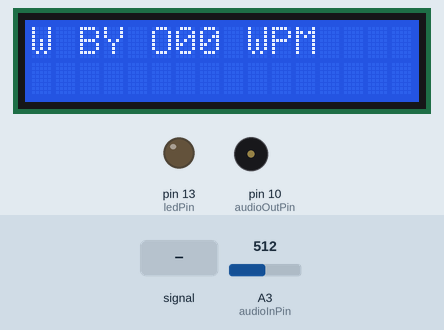
The sketch below on a simulated Arduino Uno, built with avr-gcc and run on an emulated ATmega328P. Parts: 16×2 character LCD, output pins drawn as LEDs (lit = HIGH), buzzer (waves = sounding). Inputs (shaded band) come from the test bench; at power-on: A3 (audioInPin) = 512.

Above: at 1.2 s.
1.3 s: A3 (audioInPin) fed a 200 Hz sine of ±81 counts around its level
At 1.36 s:
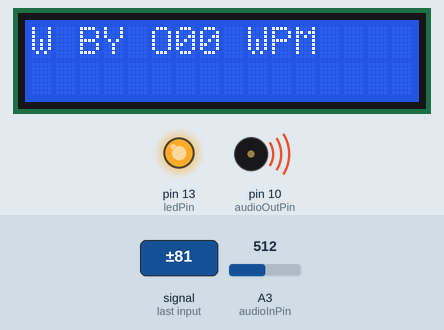
At 2.2 s:
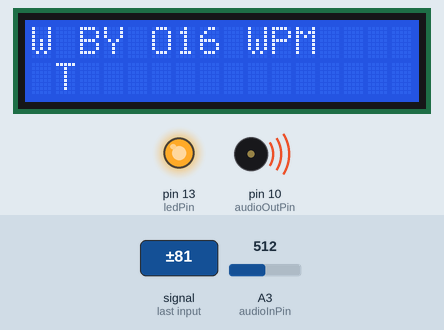
3.1 s: A3 (audioInPin) set to 710
At 12.9 s:
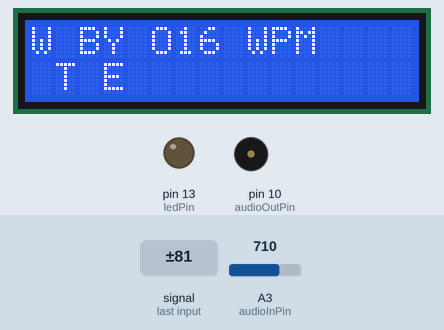
Timing chart, 0 to 13.2 s (numbered marks = the images above; inputs shaded):
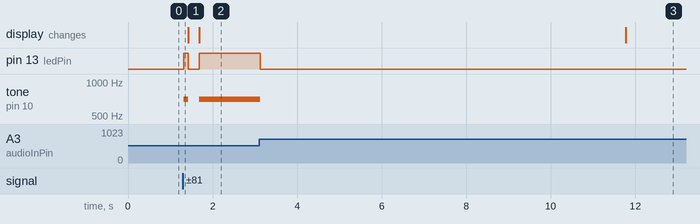

Measured:
- after the input at 1.3 s, pin 13 (ledPin): LOW → HIGH at once, → LOW 0.11 s later, → HIGH 0.26 s later; tone on pin 10 (audioOutPin): silent → 700 Hz at once, → silent 0.11 s later, → 700 Hz 0.26 s later
- after the input at 3.1 s, pin 13 (ledPin): HIGH → LOW at once; tone on pin 10 (audioOutPin): 700 Hz → silent at once; the display: changes after 8.7 s (image 3)

The sketch:

morse_code_2.ino
```cpp
//
String navn = ("CW BY OZ6YM -");
//
//
//
///////////////////////////////////////////////////////////////////////
// CW Decoder made by Hjalmar Skovholm Hansen OZ1JHM  VER 1.02       //
// Feel free to change, copy or what ever you like but respect       //
// that license is http://www.gnu.org/copyleft/gpl.html              //
// Discuss and give great ideas on                                   //
// https://groups.yahoo.com/neo/groups/oz1jhm/conversations/messages //
///////////////////////////////////////////////////////////////////////
//
///////////////////////////////////////////////////////////////////////////
// Read more here http://en.wikipedia.org/wiki/Goertzel_algorithm        //
// if you want to know about FFT the http://www.dspguide.com/pdfbook.htm //
///////////////////////////////////////////////////////////////////////////
// *******************************************************
// ** The DECODETABLE is a part of the decode-routine   **
// ** writen by OZ6YM, Palle http://www.planker.dk      **
// ** February 2015                                     **
// ** Compile: 7.972 bytes (af en 32.256 byte maksimum  **
// ** Some part is deleted as not nessesary in the prog.**
// ** all for speeding up the program.                  **
// ** FreqCount.h is add to measure decoder frequens    **
// *******************************************************
/*
 #include <Wire.h>
 #include <LCD.h>
 #include <LiquidCrystal_I2C.h>

 #define I2C_ADDR 0x27                        // Define I2C Address where the PCF8574A is
 #define BACKLIGHT_PIN 3
 #define BACKLIGHT_POL POSITIVE
 #define En_pin 2
 #define Rw_pin 1
 #define Rs_pin 0
 #define D4_pin 4
 #define D5_pin 5
 #define D6_pin 6
 #define D7_pin 7
 LiquidCrystal_I2C lcd (I2C_ADDR,En_pin,Rw_pin,Rs_pin,D4_pin,D5_pin,D6_pin,D7_pin, BACKLIGHT_PIN, BACKLIGHT_POL);
*/
#include <LiquidCrystal.h>
//#include <FreqCount.h>
// We cane NOT have both "tone" in port 12 and a frequens-counter implemented at the same time
// so have to chose one or the other.
//********************************************************************************************

/*
FreqCount.h:
------------
Board         Freq. InputPin       Pins Unusable with analogWrite()
-------------------------------------------------------------------
Arduino Uno |       5        |            3, 9, 10, 11
-------------------------------------------------------------------
*/


///////////////////////////////////////////////
// select the pins used on the LCD panel      /
// **********************************************
// ** LiquidCrystal lcd(RS, E, D4, D5, D6, D7) **
// **********************************************
 LiquidCrystal lcd(2, 3, 5, 6, 7, 8 );
// **********************************************
// ***      END of pin- assignment             **
// **********************************************

// ********** Defining the DISPLAY **************
// ** Display is 20 character pr line          **
// ** Display have 4 lines                     **
// **********************************************
const int colums = 16;             // have to be 16 or 20, could be other size
const int rows = 2;                // have to be 2 or 4
// **********************************************
// *** END of DISPLAY definition               **
// **********************************************

// **********************************************
// **  Variabel definitions for Display use    **
// **********************************************
int lcdindex = 0;
int line1[colums];
int line2[colums];
// **********************************************
// *** END of Variaberl definition             **
// **********************************************

////////////////////////////////
// Define 8 specials letters  //
////////////////////////////////
byte U_umlaut[8] =   {B01010,B00000,B10001,B10001,B10001,B10001,B01110,B00000}; // ' '
byte O_umlaut[8] =   {B01010,B00000,B01110,B10001,B10001,B10001,B01110,B00000}; // ' '
byte A_umlaut[8] =   {B01010,B00000,B01110,B10001,B11111,B10001,B10001,B00000}; // ' '
byte AE_capital[8] = {B01111,B10100,B10100,B11110,B10100,B10100,B10111,B00000}; // ' '
byte OE_capital[8] = {B00001,B01110,B10011,B10101,B11001,B01110,B10000,B00000}; // ' '
byte fullblock[8] =  {B11111,B11111,B11111,B11111,B11111,B11111,B11111,B11111};
byte AA_capital[8] = {B00100,B00000,B01110,B10001,B11111,B10001,B10001,B00000}; // ' '
byte emtyblock[8] =  {B00000,B00000,B00000,B00000,B00000,B00000,B00000,B00000};
// **********************************************
// ** END of Special Letters                   **
// **********************************************

// **********************************************
// ** Other port assignments on ARDUINO UNO    **
// ** Read the application note if you use a   **
// ** ATmega328p at: http://www.atmel.com/images/Atmel-8271-8-bit-AVR-Microcontroller-ATmega48A-48PA-88A-88PA-168A-168PA-328-328P_datasheet_Complete.pdf
// **********************************************
int audioInPin = A3;   // ARDUINO UNO-port AD1 - This is the port READING signal from radio.
//int analogPin = A5;    // Frekvens-tæller
int audioOutPin = 10;   // ARDUINO tone on pin 0 - ATmega328P, pin 2 =PD0(PCINT16/RXD) - A 8 Ohm lautspeaker in serie with a 100 Ohm Resistor make received CW-sound
int ledPin = 13;       // Lightdiode-port 13      - ATmega328P, pin 19=PB5 (PCINT5/SCK ) - A light-diode on this port will blink in same tact af received morse-sign
// **********************************************
// *** END of Other port assignments          **
// **********************************************

// **********************************************
// **   Program Variable                       **
// **********************************************
float magnitude ;
int magnitudelimit = 100;
int magnitudelimit_low = 100;
int realstate = LOW;
int realstatebefore = LOW;
int filteredstate = LOW;
int filteredstatebefore = LOW;
///////////////////////////////////////////////////////////////////////////////////////////////////
// The sampling frq will be 8928 on a 16 mhz without any prescaler etc because we need the tone  //
// in the center of the bins you can set the tone to 496, 558, 744 or 992 then n the number of   //
// samples which give the bandwidth can be (8928 / tone) * 1 or 2 or 3 or 4 etc init is          //
// 8928/558 = 16 *4 = 64 samples try to take n = 96 or 128 ;o)                                   //
//               48 will give you a bandwidth around 186 hz                                      //
//               64 will give you a bandwidth around 140 hz                                      //
//               96 will give you a bandwidth around 94 hz                                       //
//              128 will give you a bandwidth around 70 hz                                       //
// BUT remember that high n take a lot of time so you have to find the compromice - i use 48     //
///////////////////////////////////////////////////////////////////////////////////////////////////
float coeff;
float Q1 = 0;
float Q2 = 0;
float sine;
float cosine;
float sampling_freq=8928.0;
float target_freq=700.0;                   /// adjust for your needs see above
float n=48.0;                              //// if you change  her please change next line also
int testData[48];
// ************************************************************************************************
///////////////////////////////////////////////////////////////////
// Noise Blanker time which shall be computed so this is initial //
///////////////////////////////////////////////////////////////////
int nbtime = 6;  /// ms noise blanker
long starttimehigh;
long highduration;
long lasthighduration;
long hightimesavg;
long lowtimesavg;
long startttimelow;
long lowduration;
long laststarttime = 0;
char code[20];
int stop = LOW;
int wpm;
unsigned long count;
int PalStop = 0;
int countMag = 0;

// *************** Revrited february 2015 *****************
// **           by OZ6YM, Palle A. Andersen              **
// **              http://www.planker.dk                 **
// ********************************************************
// **                  DECODE-TABLE                      **
// ********************************************************
char const VARcw0[47][9] = {"--..--","-....-",".-.-.-","-..-.","-----",".----","..---","...--","....-",".....","-....","--...","---..","----.","---...","-.-.-.",
".-.-.","-...-","-.-.--","..--..",".--.-.",".-","-...","-.-.","-..",".","..-.","--.","....","..",".---","-.-",".-..","--","-.","---",".--.","--.-",".-.","...",
"-","..-","...-",".--","-..-","-.--","--.."};
// ***************************************************************************************************************************************************
// **  ASCII-karakterer linear from no: 44 T.O.M. 90                                                                                                **
// **  44,45,46,47,48,49,50,51,52,53,54,55,56,57,58,59,60,61,62,63,64,65,66,67,68,69,70,71,72,73,74,75,76,77,78,79,80,81,82,83,84,85,86,87,88,89,90 **
// ***************************************************************************************************************************************************
char const VARcw1[8][9] = {"..--.", "...-..-", "-.--.-", "-.--.", "e", ".-.-", "---.", ".--.-"};
// *******************************************************
// **  ASCII-Charakter outside the lineare numbers      **
// *******************************************************
int VARchr[8] = {33,36,40,41,0,3,4,6};
// *******************************************************
// **         END of re-writed code de OZ6YM            **
// *******************************************************

////////////////
// init setup //
////////////////
void setup()
{
//    FreqCount.begin(1000);
  ////////////////////////////////////
  // The basic goertzel calculation //
  ////////////////////////////////////
  int  k;
  float omega;
  k = (int) (0.5 + ((n * target_freq) / sampling_freq));
  omega = (2.0 * PI * k) / n;
  sine = sin(omega);
  cosine = cos(omega);
  coeff = 2.0 * cosine;

  ///////////////////////////////
  // define special characters //
  ///////////////////////////////
  lcd.createChar(0, U_umlaut); //     German
  lcd.createChar(1, O_umlaut); //     German, Swedish
  lcd.createChar(2, A_umlaut); //     German, Swedish
  lcd.createChar(3, AE_capital); //   Danish, Norwegian
  lcd.createChar(4, OE_capital); //   Danish, Norwegian
  lcd.createChar(5, fullblock);
  lcd.createChar(6, AA_capital); //   Danish, Norwegian, Swedish
  lcd.createChar(7, emtyblock);
  lcd.clear();

// *******************************************************************************
 Serial.begin(115200); // All serial communication is only used in DEBUG mode...
// *******************************************************************************
  pinMode(ledPin, OUTPUT);
  lcd.begin(colums, rows);
  for (int index = 0; index < colums; index++){
    line1[index] = 32;
    line2[index] = 32;
  }
//lcd.backlight(); // Backlight on
}
// ************************************************
// ** END of SETUP                               **
// ************************************************

///////////////
// main loop //
///////////////
void loop()
{
 /* if (FreqCount.available())
    {
     count = FreqCount.read();

     target_freq = (count );
          Serial.println(target_freq);
    }*/
  /////////////////////////////////////
  // The basic where we get the tone //
  /////////////////////////////////////
  for (char index = 0; index < n; index++)
  {
    testData[index] = analogRead(audioInPin);
  }
  for (char index = 0; index < n; index++)
  {
    float Q0;
    Q0 = coeff * Q1 - Q2 + (float) testData[index];
    Q2 = Q1;
    Q1 = Q0;
  }
  float magnitudeSquared = (Q1*Q1)+(Q2*Q2)-Q1*Q2*coeff;  // we do only need the real part //
  magnitude = sqrt(magnitudeSquared);
  Q2 = 0;
  Q1 = 0;
  // *********************************************************************************************
  /*
  PalStop++;   // here you can measure magnitude for setup..

    if ( PalStop >= 25 )
    {
      PalStop =0;
      lcd.setCursor(0,0); lcd.print("              ");lcd.setCursor(0,0);
      for ( int i=0; i<=countMag;i++)
        {
          lcd.write(255);
        }
      countMag = 0;
    }
    else
    {
      countMag = (countMag + int(magnitude))/ PalStop;
      Serial.println(countMag);
    }
  */
  ///////////////////////////////////////////////////////////
  // here we will try to set the magnitude limit automatic //
  ///////////////////////////////////////////////////////////
  if (magnitude > magnitudelimit_low)
  {
    magnitudelimit = (magnitudelimit +((magnitude - magnitudelimit)/6));  /// moving average filter
  }
  if (magnitudelimit < magnitudelimit_low)
  {
    magnitudelimit = magnitudelimit_low;
  }
  ////////////////////////////////////
  // now we check for the magnitude //
  ////////////////////////////////////

  if(magnitude > magnitudelimit*0.6)
  {                          // just to have some space up
    realstate = HIGH;
  }
  else
  {
    realstate = LOW;
  }
  /////////////////////////////////////////////////////
  // here we clean up the state with a noise blanker //
  /////////////////////////////////////////////////////
  if (realstate != realstatebefore)
  {
    laststarttime = millis();
  }
  if ((millis()-laststarttime)> nbtime)
  {
    if (realstate != filteredstate)
    {
      filteredstate = realstate;
    }
  }
  ////////////////////////////////////////////////////////////
  // Then we do want to have some durations on high and low //
  ////////////////////////////////////////////////////////////
  if (filteredstate != filteredstatebefore)
  {
    if (filteredstate == HIGH)
    {
      starttimehigh = millis(); lowduration = (millis() - startttimelow);
    }
    if (filteredstate == LOW)
    {
      startttimelow = millis(); highduration = (millis() - starttimehigh);
      if (highduration < (2*hightimesavg) || hightimesavg == 0)
      {
        hightimesavg = (highduration+hightimesavg+hightimesavg)/3;
      }                                                             // now we know avg dit time ( rolling 3 avg)
      if (highduration > (5*hightimesavg) )
        {
          hightimesavg = highduration+hightimesavg;
        }                                     // if speed decrease fast ..
    }
  }
  //////////////////////////////////////////////////////////////////////////////////////////////////////////////////
  // now we will check which kind of baud we have - dit or dah and what kind of pause we do have 1 - 3 or 7 pause //
  // we think that hightimeavg = 1 bit                                                                            //
  //////////////////////////////////////////////////////////////////////////////////////////////////////////////////
  if (filteredstate != filteredstatebefore)
  {
    stop = LOW;
    if (filteredstate == LOW)
    {                                                                                                                           // we did end a HIGH
      if (highduration < (hightimesavg*2) && highduration > (hightimesavg*0.6))
      {                                                // 0.6 filter out false dits
        strcat(code,".");
  // *****************************************************************************************************************************//
  //Serial.print(".");
      }
      if (highduration > (hightimesavg*2) && highduration < (hightimesavg*6))
      {
        strcat(code,"-");
  // *****************************************************************************************************************************//
  //Serial.print("-");
        wpm = ( wpm + (1200/((highduration)/3)))/2;                              // the most precise we can do ;o)
      }
    }
    if (filteredstate == HIGH)
    {                                                                            //// we did end a LOW
      float lacktime = 1;
      if(wpm > 25)lacktime=1.0; ///  when high speeds we have to have a little more pause before new letter or new word
      if(wpm > 30)lacktime=1.2;
      if(wpm > 35)lacktime=1.5;

      if (lowduration > (hightimesavg*(2*lacktime)) && lowduration < hightimesavg*(5*lacktime))
      {                                                                          // letter space
        docode();
        code[0] = '\0';
                                                               //       Serial.print("/");
      }
      if (lowduration >= hightimesavg*(5*lacktime))
      {                                                        // word space
        docode();
        code[0] = '\0';
        printascii(32);  //32 = Space
                                                               //        Serial.println();
      }
    }
  }
  //////////////////////////////
  // write if no more letters //
  //////////////////////////////
  if ((millis() - startttimelow) > (highduration * 6) && stop == LOW)
  {
    docode(); code[0] = '\0'; stop = HIGH;
  }
  /////////////////////////////////////
  // we will turn on and off the LED //
  // and the speaker                 //
  /////////////////////////////////////
  if(filteredstate == HIGH)
  {
    digitalWrite(ledPin, HIGH);
   tone(audioOutPin,700);
  }
  else
  {
    digitalWrite(ledPin, LOW);
    noTone(audioOutPin);
  }

  //////////////////////////////////
  // the end of main loop clean up//
  //////////////////////////////////
  updateinfolinelcd();              //Remowe or make comment of this line to decode on all 4 lines in display
  realstatebefore = realstate;
  lasthighduration = highduration;
  filteredstatebefore = filteredstate;
}
  ////////////////////////////////
  // translate cw code to ascii //
  ////////////////////////////////
  // **************************************************************************
  // ***  This routine is re-writed by OZ6YM, Palle - http://www.planker.dk ***
  // **************************************************************************
void docode()
{
  for (int i=0; i <= 46; i++)
  {
    if (strcmp(code,&VARcw0[i][0]) == 0)
    {
      printascii(i+44);
      break;
    }
  }                                                                                      // Char kendes
  for (int i=0; i <= 7; i++)
  {
    if (strcmp(code,&VARcw1[i][0]) == 0)
    {
      printascii(VARchr[i]);
      break;
    }
  }
}    // Char kendes

  // **************************************************************************
  // ** END of re-writed code de OZ6YM                                       **
  // **************************************************************************
///////////////////////////////////////////////////////////////////////////////////
// print the ascii code to the lcd one a time so we can generate special letters //
///////////////////////////////////////////////////////////////////////////////////
void printascii(int asciinumber)
{
  int fail = 0;
  if (rows == 4 and colums == 16)fail = -4;                  // to fix the library problem with 4*16 display http://forum.arduino.cc/index.php/topic,14604.0.html
  if (lcdindex > colums-1)
  {
    lcdindex = 0;
    if (rows==4)
    {
      for (int i = 0; i <= colums-1 ; i++)
      {
        lcd.setCursor(i,rows-3);
        lcd.write(line2[i]);
        line2[i]=line1[i];
      }
    }
    for (int i = 0; i <= colums-1 ; i++)
    {
      lcd.setCursor(i+fail,rows-2);
      lcd.write(line1[i]);
      lcd.setCursor(i+fail,rows-1);
      lcd.write(32);
    }
  }
  line1[lcdindex]=asciinumber;
  lcd.setCursor(lcdindex+fail,rows-1);
  lcd.write(asciinumber);
  lcdindex += 1;
}

void updateinfolinelcd()
{
  ///////////////////////////////////////////////////
  // here we update the upper line with the speed. //
  ///////////////////////////////////////////////////
  int place;
  if (rows == 4)
  {
    place = colums/2;
  }
  else
  {
    place = 2;
  }
  // ***************************************************
  // ** here is some modyfied code de OZ6YM           **
  // ***************************************************
  if (wpm<10)
  {

    lcd.setCursor((place)-10,0);
    lcd.print(navn);
    lcd.setCursor((place)+4,0);
    lcd.print("0");
    lcd.setCursor((place)+5,0);
    lcd.print(wpm);
    lcd.setCursor((place)+6,0);
    lcd.print(" WPM");
//    lcd.setCursor(0,0);lcd.print(count);
  }
  else
  {
    lcd.setCursor((place)+4,0);
    lcd.print(wpm);
    lcd.setCursor((place)+6,0);
    lcd.print(" WPM");
//    lcd.setCursor(0,0);lcd.print(int(target_freq));
  }
}
```
